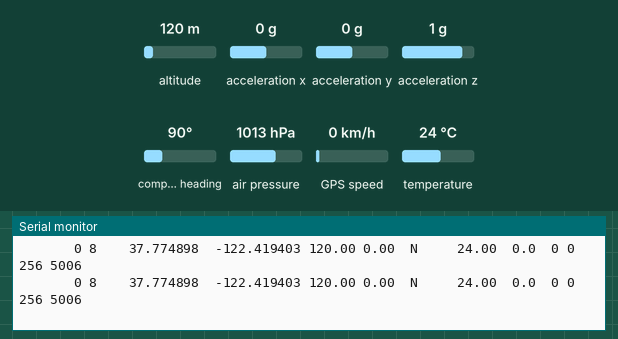
This sketch was run on a simulated Arduino Uno, built with avr-gcc and run on an emulated ATmega328P. Shown: the last lines printed to the serial monitor. Wiring (inferred from the names in the program): ADXL345 accelerometer at I2C address 0x53. Inputs (shaded band) come from the test bench; at power-on: altitude 120 m, acceleration x 0 g, acceleration y 0 g, acceleration z 1 g, compass heading 90°, air pressure 1013 hPa, GPS speed 0 km/h, temperature 24 °C. The GPS gets a fix after 3 s at 37.7749, -122.4194 with 8 satellites.

Above: at 6.2 s.
6.3 s: altitude set to 106 m
At 7.6 s:
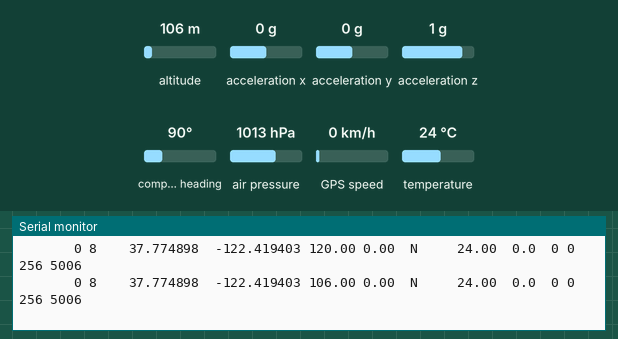
7.8 s: altitude set to 95 m
At 8.8 s:
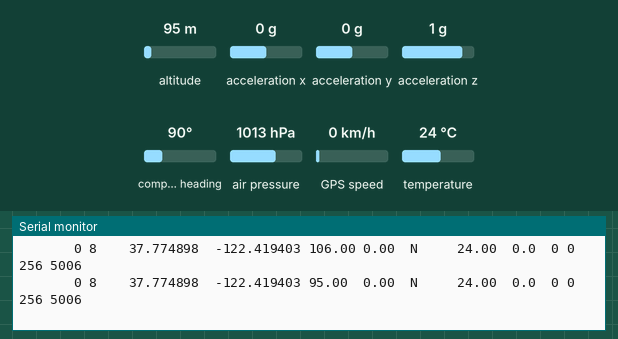

Measured:
- the behaviour switches between 100 and 99 m on altitude (found by bisection; images 1 and 2)
- after the input at 6.3 s, the serial monitor: prints a new line after 0.89 s (image 1)
- after the input at 7.8 s, the serial monitor: prints a new line after 0.43 s (image 2)

The sketch:

CPU2_03012015_v1b.ino
```cpp
#include <TinyGPS++.h>
#include <SoftwareSerial.h>
#include <SFE_BMP180.h>
#include <Wire.h>
/*
   Projet Otachi-Arduino par Nanikana-Aerospace.
Sonde stratosphérique avec Arduino Uno R3  + Adxl345 + Ublox 6 + DHT11 + Bmp180
Code basé sur des sketchs sous licence Open Source. TinyGPS++ library by Mikal Hart
Assemblage et programmation par Josianne Gilbert et JF Nadeau
Plus d'info sur le site web- More informations on web site.
         www.nanikana-aerospace.org
***  Otachi Flight COMP Prog. v.03012015A  ***
 For informations : info@nanikana-aerospace.org
*/
#define DEVICE (0x53)    //ADXL345 device address
#define TO_READ (6)        //num of bytes we are going to read each time (two bytes for each axis)

byte buff[TO_READ] ;    //6 bytes buffer for saving data read from the device
char str[512];                      //string buffer to transform data before sending it to the serial port

static const int RXPin = 11, TXPin = 10;
static const uint32_t GPSBaud = 9600;

//Uno, Redboard, Pro:        A4   A5 BMP180
SFE_BMP180 pressure;

double baseline; // baseline pressure

// The TinyGPS++ object
TinyGPSPlus gps;

// The serial connection to the GPS device
SoftwareSerial ss(RXPin, TXPin);

unsigned long time; // variable pour definir le running time du prog.


long readVcc() {
  long result;
  // Read 1.1V reference against AVcc
  ADMUX = _BV(REFS0) | _BV(MUX3) | _BV(MUX2) | _BV(MUX1);
  delay(2); // Wait for Vref to settle
  ADCSRA |= _BV(ADSC); // Convert
  while (bit_is_set(ADCSRA,ADSC));
  result = ADCL;
  result |= ADCH<<8;
  result = 1126400L / result; // Back-calculate AVcc in mV
  return result;
}

void setup()
{
  Wire.begin();        // join i2c bus (address optional for master)

  Serial.begin(9600);
  ss.begin(GPSBaud);
  Serial.println("Nanikana-Aerospace 2015");
  Serial.println("Initialisation.....");

  Serial.println("CLEARDATA"); //clears any residual data PLX-DAQ

   //Turning on the ADXL345
  writeTo(DEVICE, 0x2D, 0);
  writeTo(DEVICE, 0x2D, 16);
  writeTo(DEVICE, 0x2D, 8);
  smartDelay(5000);
// Get the baseline pressure:
  if (pressure.begin())
    Serial.println("BMP180 init success");
  else
  {
    // Oops, something went wrong, this is usually a connection problem,
    // see the comments at the top of this sketch for the proper connections.

    Serial.println("BMP180 init fail (disconnected?)\n\n");
    while(1); // Pause forever.
  }
  baseline = getPressure();
  Serial.println();
 Serial.println("LABEL,Run, Sats, Latitude, Longitude, AltG, Speed, Card, Temp, AltB, X, Y, Z, Volts");
  Serial.println();
  //Serial.println(F("Run  Sats  Latitude   Longitude     Date       Time        AltG  Speed Card  Temp  AltB   X  Y  Z"));

  //Serial.println(F("-------------------------------------------------------------------------------------------------"));
}

void loop()
{
  static const double LONDON_LAT = 51.508131, LONDON_LON = -0.128002;
  char status;
  double a,P;

  Serial.print("       ");
  time = millis(); //prints time since program started
  time = time /60000;
  Serial.print(time); Serial.print (" ");

  printInt(gps.satellites.value(), gps.satellites.isValid(), 5); //Serial.print (" , ");
  printFloat(gps.location.lat(), gps.location.isValid(), 11, 6); //Serial.print (" , ");
  printFloat(gps.location.lng(), gps.location.isValid(), 12, 6); //Serial.print (" , ");
  //printDateTime(gps.date, gps.time); Serial.print (" , ");
  printFloat(gps.altitude.meters(), gps.altitude.isValid(), 7, 2); //Serial.print (" ");
  printFloat(gps.speed.kmph(), gps.speed.isValid(), 6, 2); //Serial.print (" ");
  printStr(gps.course.isValid() ? TinyGPSPlus::cardinal(gps.course.value()) : "*** ", 6); Serial.print ("");
// Get a new pressure reading:

  P = getPressure();

  // Show the relative altitude difference between
  // the new reading and the baseline reading:

  a = pressure.altitude(P,baseline);


  if (a >= 0.0) Serial.print(" "); // add a space for positive numbers
  Serial.print(a,1); Serial.print (" ");
  Serial.print(" ");

  int regAddress = 0x32;    //first axis-acceleration-data register on the ADXL345
  int x, y, z;

  readFrom(DEVICE, regAddress, TO_READ, buff); //read the acceleration data from the ADXL345

   //each axis reading comes in 10 bit resolution, ie 2 bytes.  Least Significat Byte first!!
   //thus we are converting both bytes in to one int
  x = (((int)buff[1]) << 8) | buff[0];
  y = (((int)buff[3])<< 8) | buff[2];
  z = (((int)buff[5]) << 8) | buff[4];
   //we send the x y z values as a string to the serial port
  sprintf(str, "%d %d %d", x, y, z);
  Serial.print(str); Serial.print(" ");
  Serial.print( readVcc(), DEC );
  Serial.write(10);


Serial.println("");
  smartDelay(1000);

  if (millis() > 5000 && gps.charsProcessed() < 10)
    Serial.println(F("No GPS data received"));
}

// This custom version of delay() ensures that the gps object
// is being "fed".
static void smartDelay(unsigned long ms)
{
  unsigned long start = millis();
  do
  {
    while (ss.available())
      gps.encode(ss.read());
  } while (millis() - start < ms);
}

static void printFloat(float val, bool valid, int len, int prec)
{
  if (!valid)
  {
    while (len-- > 1)
      Serial.print('*');
    Serial.print(' ');
  }
  else
  {
    Serial.print(val, prec);
    int vi = abs((int)val);
    int flen = prec + (val < 0.0 ? 2 : 1); // . and -
    flen += vi >= 1000 ? 4 : vi >= 100 ? 3 : vi >= 10 ? 2 : 1;
    for (int i=flen; i<len; ++i)
      Serial.print(' ');
  }
  smartDelay(0);
}

static void printInt(unsigned long val, bool valid, int len)
{
  char sz[32] = "*****************";
  if (valid)
    sprintf(sz, "%ld", val);
  sz[len] = 0;
  for (int i=strlen(sz); i<len; ++i)
    sz[i] = ' ';
  if (len > 0)
    sz[len-1] = ' ';
  Serial.print(sz);
  smartDelay(0);
}


double getPressure()
{
  char status;
  double T,P,p0,a;

  // You must first get a temperature measurement to perform a pressure reading.

  // Start a temperature measurement:
  // If request is successful, the number of ms to wait is returned.
  // If request is unsuccessful, 0 is returned.

  status = pressure.startTemperature();
  if (status != 0)
  {
    // Wait for the measurement to complete:

    delay(status);

    // Retrieve the completed temperature measurement:
    // Note that the measurement is stored in the variable T.
    // Use '&T' to provide the address of T to the function.
    // Function returns 1 if successful, 0 if failure.

    status = pressure.getTemperature(T);
    if (status != 0)
    {
      // Start a pressure measurement:
      // The parameter is the oversampling setting, from 0 to 3 (highest res, longest wait).
      // If request is successful, the number of ms to wait is returned.
      // If request is unsuccessful, 0 is returned.
Serial.print(T,2);
  Serial.print(" ");
      status = pressure.startPressure(3);
      if (status != 0)
      {
        // Wait for the measurement to complete:
        delay(status);

        // Retrieve the completed pressure measurement:
        // Note that the measurement is stored in the variable P.
        // Use '&P' to provide the address of P.
        // Note also that the function requires the previous temperature measurement (T).
        // (If temperature is stable, you can do one temperature measurement for a number of pressure measurements.)
        // Function returns 1 if successful, 0 if failure.

        status = pressure.getPressure(P,T);
        if (status != 0)
        {
          return(P);
        }
        else Serial.println("error retrieving pressure measurement\n");
      }
      else Serial.println("error starting pressure measurement\n");
    }
    else Serial.println("error retrieving temperature measurement\n");
  }
  else Serial.println("error starting temperature measurement\n");

}


static void printDateTime(TinyGPSDate &d, TinyGPSTime &t)
{
  if (!d.isValid())
  {
    Serial.print(F("********** "));
  }
  else
  {
    char sz[32];
    sprintf(sz, "%02d/%02d/%02d ", d.month(), d.day(), d.year());
    Serial.print(sz);
  }

  if (!t.isValid())
  {
    Serial.print(F("******** "));
  }
  else
  {
    char sz[32];
    sprintf(sz, "%02d:%02d:%02d ", t.hour(), t.minute(), t.second());
    Serial.print(sz);
  }

  printInt(d.age(), d.isValid(), 5);
  smartDelay(0);
}

static void printStr(const char *str, int len)
{
  int slen = strlen(str);
  for (int i=0; i<len; ++i)
    Serial.print(i<slen ? str[i] : ' ');
  smartDelay(0);
}
//---------------- Functions
//Writes val to address register on device
void writeTo(int device, byte address, byte val) {
   Wire.beginTransmission(device); //start transmission to device
   Wire.write(address);        // send register address
   Wire.write(val);        // send value to write
   Wire.endTransmission(); //end transmission
}

//reads num bytes starting from address register on device in to buff array
void readFrom(int device, byte address, int num, byte buff[]) {
  Wire.beginTransmission(device); //start transmission to device
  Wire.write(address);        //sends address to read from
  Wire.endTransmission(); //end transmission

  Wire.beginTransmission(device); //start transmission to device
  Wire.requestFrom(device, num);    // request 6 bytes from device

  int i = 0;
  while(Wire.available())    //device may send less than requested (abnormal)
  {
    buff[i] = Wire.read(); // receive a byte
    i++;
  }
  Wire.endTransmission(); //end transmission
}
```
